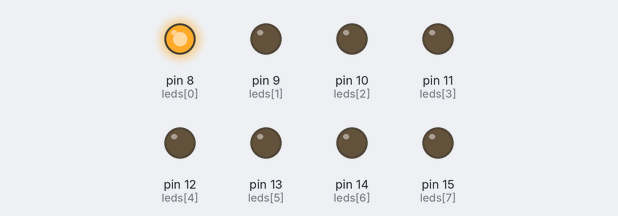
A sketch run on a simulated Arduino Uno, built with avr-gcc and run on an emulated ATmega328P. Parts: output pins drawn as LEDs (lit = HIGH).

Above: at 0.05 s.
At 0.65 s:
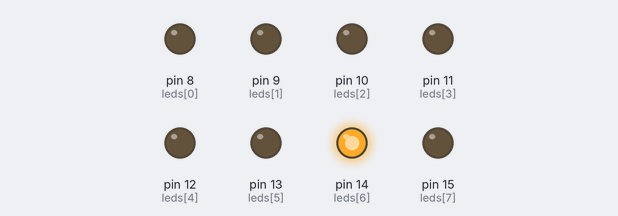
At 1.25 s:
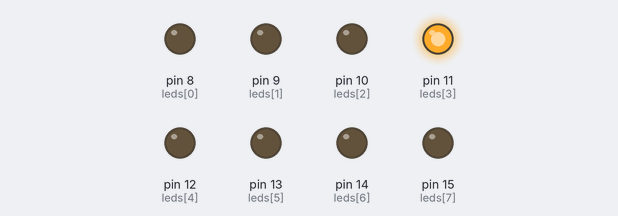
At 1.75 s:
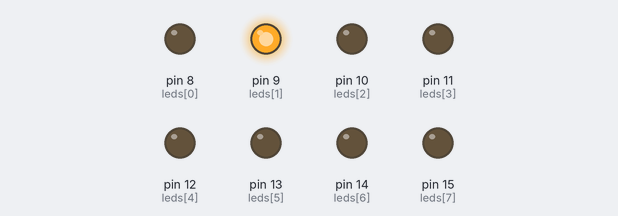
At 2.4 s:
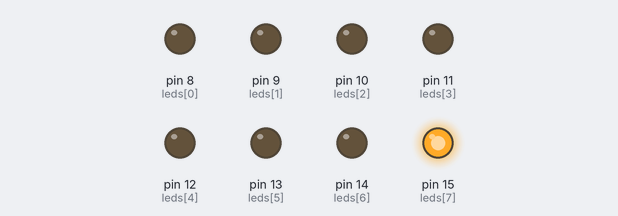
At 3.45 s:
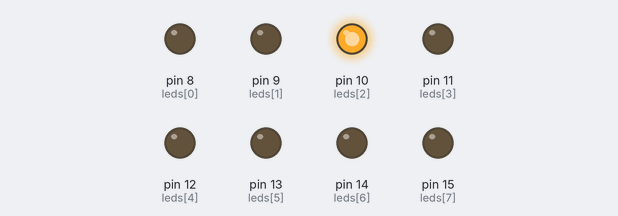
Timing chart, 0 to 3.8 s (numbered marks = the images above):
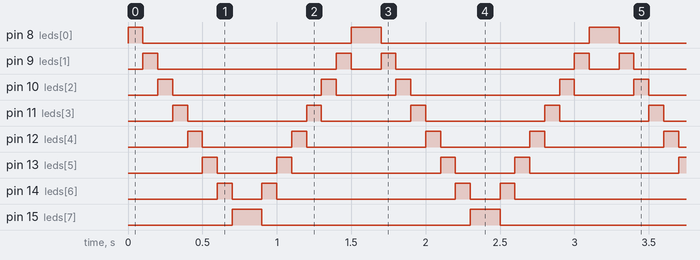

Measured:
- by itself, pin 8 (leds[0]): repeats every 1.6 s: LOW 1.4 s, HIGH 0.20 s
- by itself, pin 9 (leds[1]): repeats every 1.6 s: LOW 1.2 s, HIGH 0.10 s, LOW 0.20 s, HIGH 0.10 s
- by itself, pin 10 (leds[2]): repeats every 1.6 s: LOW 1.0 s, HIGH 0.10 s, LOW 0.40 s, HIGH 0.10 s
- by itself, pin 11 (leds[3]): repeats every 1.6 s: LOW 0.80 s, HIGH 0.10 s, LOW 0.60 s, HIGH 0.10 s
- by itself, pin 12 (leds[4]): repeats every 1.6 s: LOW 0.60 s, HIGH 0.10 s, LOW 0.80 s, HIGH 0.10 s
- by itself, pin 13 (leds[5]): repeats every 1.6 s: LOW 0.40 s, HIGH 0.10 s, LOW 1.0 s, HIGH 0.10 s
- by itself, pin 14 (leds[6]): repeats every 1.6 s: LOW 0.20 s, HIGH 0.10 s, LOW 1.2 s, HIGH 0.10 s
- by itself, pin 15 (leds[7]): alternates HIGH for 0.20 s and LOW for 1.4 s

The sketch:

sketch_mar14a.ino
```cpp
#define NUM 8 // 首先定義LED的數目

// 然後是LED對應的腳位，請配合接線順序填寫。
int leds[NUM] = {
  8,9,10,11,12,13,14,15
};

// 將每個腳位模式設為OUTPUT
void setup() {
  for(int i = 0; i < NUM; i++){
    pinMode(leds[i], OUTPUT);
  }
}
// 雖然A3、A2、A1、A0是類比腳位，
// 但也可以把它當做數位腳位使用。

// 然後是兩個迴圈，
// 第一個迴圈從這邊跑到那邊，
// 第二個迴圈跑回來。
void loop() {
  for(int i = 0; i < NUM; i++){
    digitalWrite(leds[i], HIGH);
    delay(100);
    digitalWrite(leds[i], LOW);
  }
  for(int i = NUM-1; i >= 0; i--){
    digitalWrite(leds[i], HIGH);
    delay(100);
    digitalWrite(leds[i], LOW);
  }
}
// 以degitalWrite點亮LED後，延遲100 milliseconds（0.1秒），
// 然後再滅掉，你可以修改延遲時間。
// 你可以把第二個迴圈改為 for(int i = NUM-2; i > 0; i--)，
// 看看有何不同。
```
